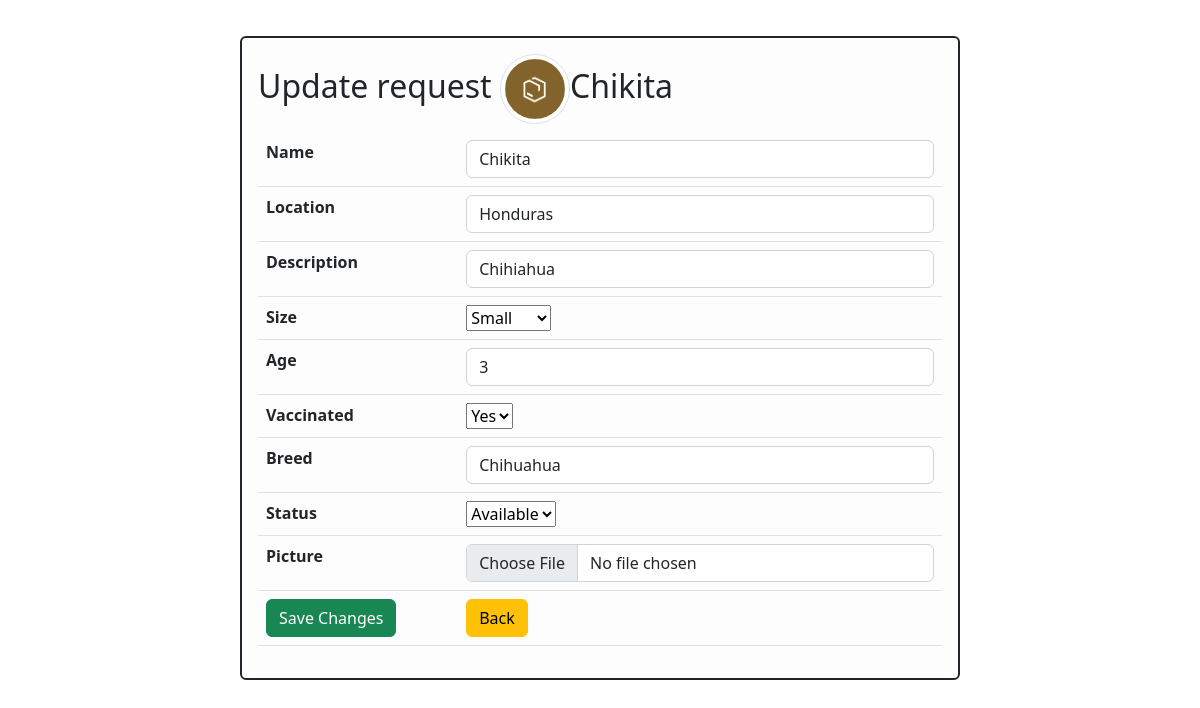
Screenshot of /animal/update.php?id=1 (signed in) with the database file from the repository.
### tables this page shows
CREATE TABLE `animal` (
  `id` int(11) NOT NULL,
  `name` varchar(50) NOT NULL,
  `picture` varchar(255) NOT NULL,
  `location` varchar(255) NOT NULL,
  `dis` varchar(255) NOT NULL,
  `size` enum('small','medium','big') NOT NULL,
  `age` int(3) NOT NULL,
  `vaccinated` enum('Yes','No') NOT NULL,
  `breed` varchar(50) NOT NULL,
  `status` enum('Adopted','Available') NOT NULL DEFAULT 'Available'
);

### animal/update.php (the view, shortened to what this page needs)
<?php
require_once '../components/db_connect.php';
if ($_GET['id']) {
    $id = $_GET['id'];
    $sql = "SELECT * FROM animal WHERE id = {$id}";
    $result = mysqli_query($connect, $sql);
    if (mysqli_num_rows($result) == 1) {
        $data = mysqli_fetch_assoc($result);
        $name = $data['name'];
        $location = $data['location'];
        $dis = $data['dis'];
        $age = $data['age'];
        $vaccinated = $data['vaccinated'];
        $breed = $data['breed'];
        $status = $data['status'];
        $picture = $data['picture'];
    } else {
        header("location: error.php");
    }
} else {
    header("location: error.php");
}
?>
<!DOCTYPE html>
<html>
<head>
    <?php require_once '../components/boot.php' ?>
</head>
<body>
    <fieldset class="border border-dark rounded border-2 p-3">
        <legend class='h2'>Update request <img class='img-thumbnail rounded-circle' src='../picture/<?php echo $picture ?>' alt="<?php echo $name ?>"><?php echo $name ?></legend>
        <form action="actions/a_update.php" method="post" enctype="multipart/form-data">
            <table class="table">
                <tr>
                    <th>Name</th>
                    <td><input class="form-control" type="text" name="name" value="<?php echo $name ?>" /></td>
                </tr>
                <tr>
                    <th>Location</th>
                    <td><input class="form-control" type="text" name="location"   value="<?php echo $location ?>" /></td>
                </tr>
                <tr>
                    <th>Description</th>
                    <td><input class="form-control" type="text" name="dis"   value="<?php echo $dis ?>" /></td>
                </tr>
                <th>Size</th>
                <td> <select name="size">
                        <option value="small">Small</option>
                    </select>
                </td>
                <tr>
                    <th>Age</th>
                    <td><input class='form-control' type="number" name="age" value="<?php echo $age ?>"/></td>
                </tr>
                <th>Vaccinated</th>
                <td> <select name="vaccinated" value="<?php echo $vaccinated ?>">
                        <option value="Yes">Yes</option>
                    </select>
                </td>
                <tr>
                    <th>Breed</th>
                    <td><input class='form-control' type="text" name="breed" value="<?php echo $breed ?>"/></td>
                </tr>
                <tr>
                <th>Status</th>
                <td> <select name="status" value="<?php echo $status ?>">
                        <option value="Available">Available</option>
                    </select>
                </td>
                </tr>
                <tr>
                    <th>Picture</th>
                    <td><input class="form-control" type="file" name="picture" value="<?php echo $picture ?>"/></td>
                </tr>
                <tr>
                    <td><button class="btn btn-success" type="submit">Save Changes</button></td>
                    <td><a href="index.php"><button class="btn btn-warning" type="button">Back</button></a></td>
                </tr>
            </table>
        </form>
    </fieldset>
</body>
</html>

### animal/update.php (style rules this page uses)
fieldset { margin: auto; margin-top: 3%; width: 60%; background-color: #fdfdfd; }
.img-thumbnail { width: 70px !important; height: 70px !important; }

### rows the page displays
animal: picture (picture), name "Chikita", location "Honduras", dis "Chihiahua", age "3", vaccinated "Yes", breed "Chihuahua", status "Available"
